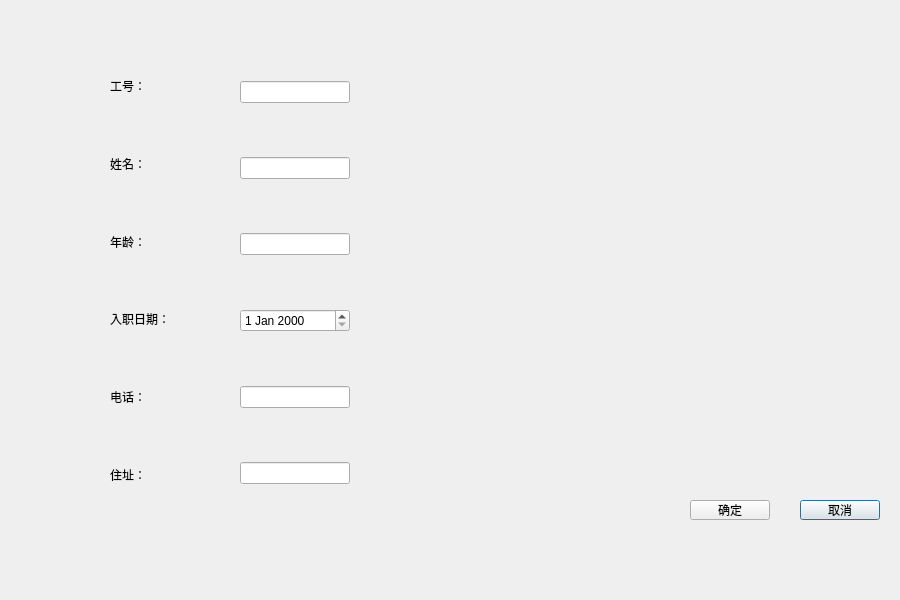
<?xml version="1.0" encoding="UTF-8"?>
<ui version="4.0">
 <class>addworker</class>
 <widget class="QDialog" name="addworker">
  <property name="geometry">
   <rect>
    <x>0</x>
    <y>0</y>
    <width>900</width>
    <height>600</height>
   </rect>
  </property>
  <property name="minimumSize">
   <size>
    <width>0</width>
    <height>0</height>
   </size>
  </property>
  <property name="windowTitle">
   <string>请输入：</string>
  </property>
  <widget class="QPushButton" name="pushButton">
   <property name="geometry">
    <rect>
     <x>800</x>
     <y>500</y>
     <width>80</width>
     <height>20</height>
    </rect>
   </property>
   <property name="text">
    <string>取消</string>
   </property>
  </widget>
  <widget class="QPushButton" name="pushButton_2">
   <property name="geometry">
    <rect>
     <x>690</x>
     <y>500</y>
     <width>80</width>
     <height>20</height>
    </rect>
   </property>
   <property name="text">
    <string>确定</string>
   </property>
  </widget>
  <widget class="QWidget" name="layoutWidget">
   <property name="geometry">
    <rect>
     <x>110</x>
     <y>50</y>
     <width>62</width>
     <height>461</height>
    </rect>
   </property>
   <layout class="QVBoxLayout" name="verticalLayout">
    <item>
     <widget class="QLabel" name="label">
      <property name="text">
       <string>工号：</string>
      </property>
     </widget>
    </item>
    <item>
     <widget class="QLabel" name="label_2">
      <property name="text">
       <string>姓名：</string>
      </property>
     </widget>
    </item>
    <item>
     <widget class="QLabel" name="label_3">
      <property name="text">
       <string>年龄：</string>
      </property>
     </widget>
    </item>
    <item>
     <widget class="QLabel" name="label_4">
      <property name="text">
       <string>入职日期：</string>
      </property>
     </widget>
    </item>
    <item>
     <widget class="QLabel" name="label_5">
      <property name="text">
       <string>电话：</string>
      </property>
     </widget>
    </item>
    <item>
     <widget class="QLabel" name="label_6">
      <property name="text">
       <string>住址：</string>
      </property>
     </widget>
    </item>
   </layout>
  </widget>
  <widget class="QWidget" name="layoutWidget">
   <property name="geometry">
    <rect>
     <x>240</x>
     <y>33</y>
     <width>110</width>
     <height>501</height>
    </rect>
   </property>
   <layout class="QVBoxLayout" name="verticalLayout_2">
    <item>
     <widget class="QLineEdit" name="lineEdit"/>
    </item>
    <item>
     <widget class="QLineEdit" name="lineEdit_2"/>
    </item>
    <item>
     <widget class="QLineEdit" name="lineEdit_3"/>
    </item>
    <item>
     <widget class="QDateEdit" name="dateEdit"/>
    </item>
    <item>
     <widget class="QLineEdit" name="lineEdit_7"/>
    </item>
    <item>
     <widget class="QLineEdit" name="lineEdit_8"/>
    </item>
   </layout>
  </widget>
 </widget>
 <resources/>
 <connections/>
</ui>
